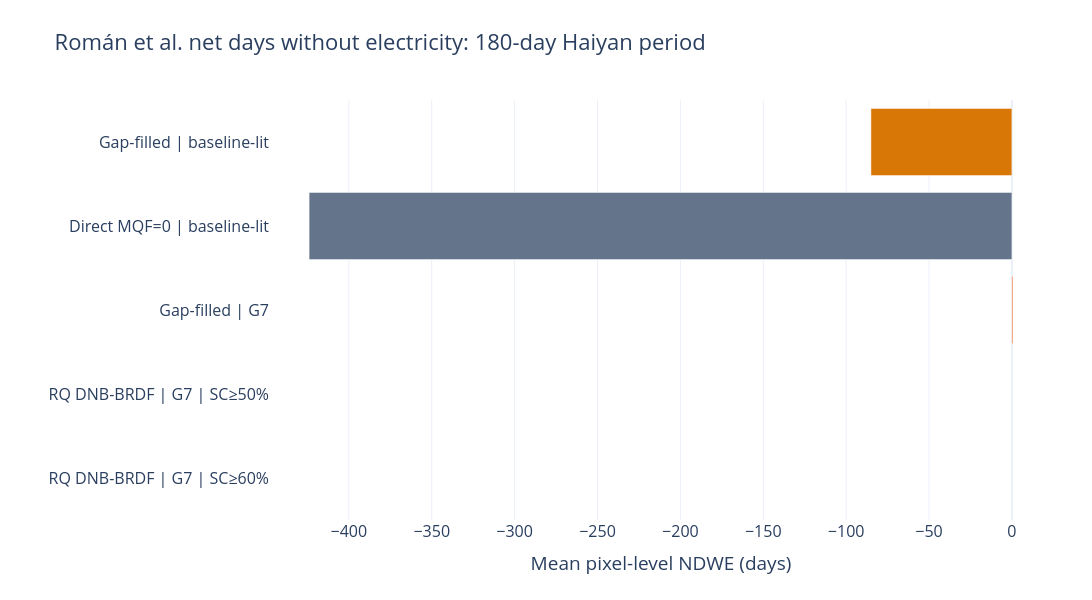

Notebook source saved alongside this figure:
### Code cell
# ============================================================
# 19. TOTAL 180-DAY NDWE
# ============================================================

roman_total_results["signal"] = (
    pd.Categorical(
        roman_total_results["signal"],
        categories=SIGNAL_ORDER,
        ordered=True,
    )
)

roman_total_plot = (
    roman_total_results
    .sort_values("signal")
)

fig_roman_ndwe = px.bar(
    roman_total_plot,
    x="mean_total_ndwe_days",
    y="signal",
    color="signal",
    orientation="h",
    color_discrete_map=SIGNAL_COLORS,
    category_orders={
        "signal": SIGNAL_ORDER,
    },
    custom_data=[
        "baseline_support_pct",
        "total_valid_pixel_pct",
        "status",
    ],
)

fig_roman_ndwe.update_traces(
    hovertemplate=(
        "<b>%{y}</b><br>"
        "Mean NDWE: %{x:.1f} days<br>"
        "Baseline support: "
        "%{customdata[0]:.1f}%<br>"
        "Complete metric support: "
        "%{customdata[1]:.1f}%<br>"
        "Status: %{customdata[2]}"
        "<extra></extra>"
    )
)

fig_roman_ndwe.update_layout(
    title=(
        "Román et al. net days without "
        "electricity: 180-day Haiyan period"
    ),
    template=PLOT_TEMPLATE,
    paper_bgcolor="rgba(0,0,0,0)",
    width=1200,
    height=600,
    margin=dict(
        l=270,
        r=40,
        t=100,
        b=80,
    ),
    font=dict(size=16),
    showlegend=False,
    xaxis_title=(
        "Mean pixel-level NDWE (days)"
    ),
    yaxis_title=None,
)

fig_roman_ndwe.show()

### Figure 1 — Plotly figure (JSON) as saved in the notebook; plotly's stock layout.template omitted (floating-point values rounded to 4 significant figures)
{"data": [{"customdata": [[100, 100, "Estimated"]], "hovertemplate": "<b>%{y}</b><br>Mean NDWE: %{x:.1f} days<br>Baseline support: %{customdata[0]:.1f}%<br>Complete metric support: %{customdata[1]:.1f}%<br>Status: %{customdata[2]}<extra></extra>", "legendgroup": "Gap-filled | baseline-lit", "marker": {"color": "#D97706", "pattern": {"shape": ""}}, "name": "Gap-filled | baseline-lit", "orientation": "h", "showlegend": true, "textposition": "auto", "type": "bar", "x": [-85.06], "xaxis": "x", "y": ["Gap-filled | baseline-lit"], "yaxis": "y"}, {"customdata": [[42.04, 42.04, "Estimated"]], "hovertemplate": "<b>%{y}</b><br>Mean NDWE: %{x:.1f} days<br>Baseline support: %{customdata[0]:.1f}%<br>Complete metric support: %{customdata[1]:.1f}%<br>Status: %{customdata[2]}<extra></extra>", "legendgroup": "Direct MQF=0 | baseline-lit", "marker": {"color": "#64748B", "pattern": {"shape": ""}}, "name": "Direct MQF=0 | baseline-lit", "orientation": "h", "showlegend": true, "textposition": "auto", "type": "bar", "x": [-424.0], "xaxis": "x", "y": ["Direct MQF=0 | baseline-lit"], "yaxis": "y"}, {"customdata": [[100, 100, "Estimated"]], "hovertemplate": "<b>%{y}</b><br>Mean NDWE: %{x:.1f} days<br>Baseline support: %{customdata[0]:.1f}%<br>Complete metric support: %{customdata[1]:.1f}%<br>Status: %{customdata[2]}<extra></extra>", "legendgroup": "Gap-filled | G7", "marker": {"color": "#EA580C", "pattern": {"shape": ""}}, "name": "Gap-filled | G7", "orientation": "h", "showlegend": true, "textposition": "auto", "type": "bar", "x": [0.5938], "xaxis": "x", "y": ["Gap-filled | G7"], "yaxis": "y"}, {"customdata": [[0, 0, "Not estimable"]], "hovertemplate": "<b>%{y}</b><br>Mean NDWE: %{x:.1f} days<br>Baseline support: %{customdata[0]:.1f}%<br>Complete metric support: %{customdata[1]:.1f}%<br>Status: %{customdata[2]}<extra></extra>", "legendgroup": "RQ DNB-BRDF | G7 | SC≥50%", "marker": {"color": "#059669", "pattern": {"shape": ""}}, "name": "RQ DNB-BRDF | G7 | SC≥50%", "orientation": "h", "showlegend": true, "textposition": "auto", "type": "bar", "x": [NaN], "xaxis": "x", "y": ["RQ DNB-BRDF | G7 | SC≥50%"], "yaxis": "y"}, {"customdata": [[0, 0, "Not estimable"]], "hovertemplate": "<b>%{y}</b><br>Mean NDWE: %{x:.1f} days<br>Baseline support: %{customdata[0]:.1f}%<br>Complete metric support: %{customdata[1]:.1f}%<br>Status: %{customdata[2]}<extra></extra>", "legendgroup": "RQ DNB-BRDF | G7 | SC≥60%", "marker": {"color": "#7C3AED", "pattern": {"shape": ""}}, "name": "RQ DNB-BRDF | G7 | SC≥60%", "orientation": "h", "showlegend": true, "textposition": "auto", "type": "bar", "x": [NaN], "xaxis": "x", "y": ["RQ DNB-BRDF | G7 | SC≥60%"], "yaxis": "y"}], "layout": {"barmode": "relative", "font": {"size": 16}, "height": 600, "legend": {"title": {"text": "signal"}, "tracegroupgap": 0}, "margin": {"b": 80, "l": 270, "r": 40, "t": 100}, "paper_bgcolor": "rgba(0,0,0,0)", "showlegend": false, "title": {"text": "Román et al. net days without electricity: 180-day Haiyan period"}, "width": 1200, "xaxis": {"anchor": "y", "domain": [0, 1], "title": {"text": "Mean pixel-level NDWE (days)"}}, "yaxis": {"anchor": "x", "categoryarray": ["RQ DNB-BRDF | G7 | SC≥60%", "RQ DNB-BRDF | G7 | SC≥50%", "Gap-filled | G7", "Direct MQF=0 | baseline-lit", "Gap-filled | baseline-lit"], "categoryorder": "array", "domain": [0, 1], "title": {}}}}
